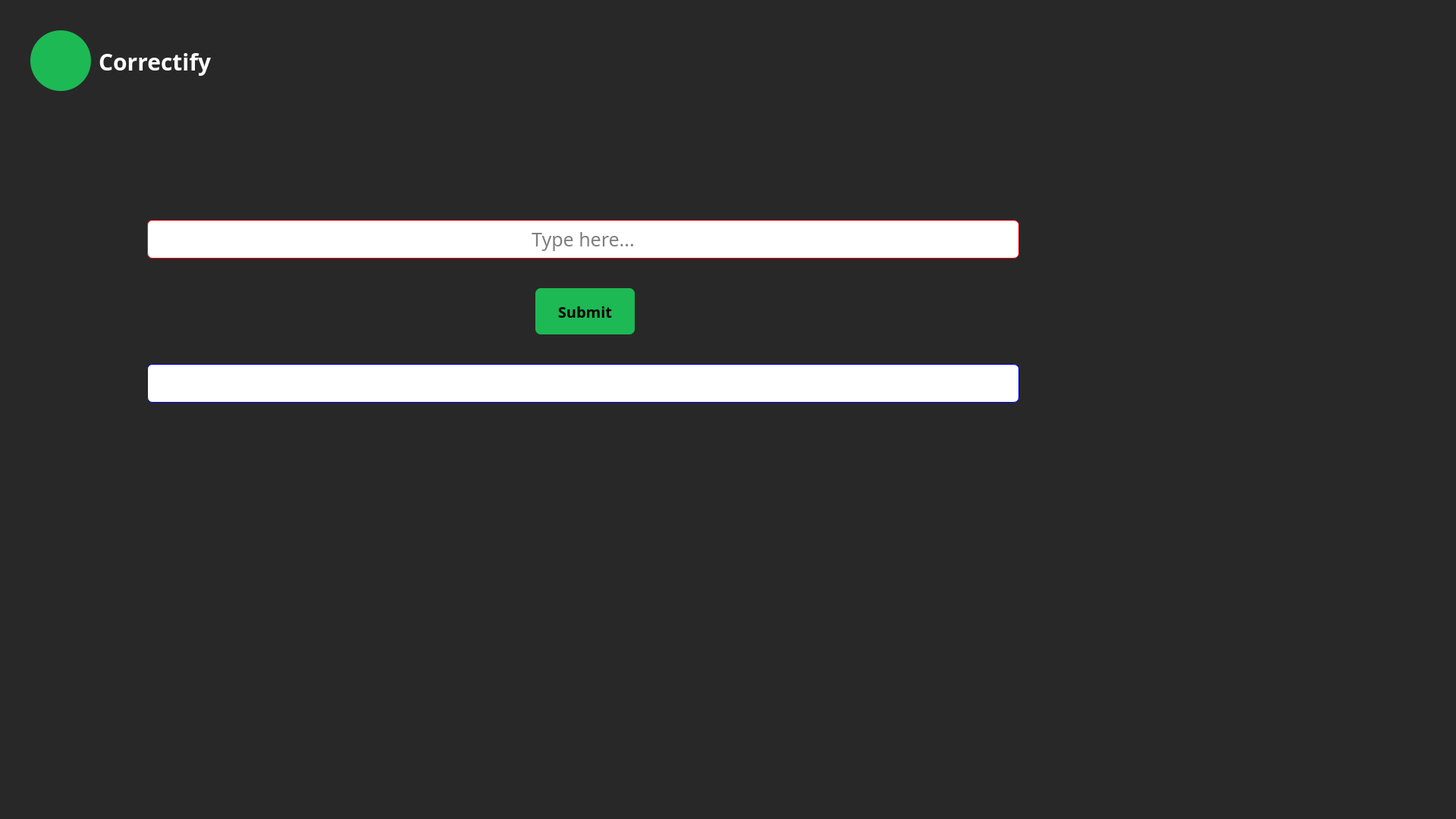
<?xml version="1.0" encoding="UTF-8"?>
<ui version="4.0">
 <class>project</class>
 <widget class="QMainWindow" name="project">
  <property name="enabled">
   <bool>true</bool>
  </property>
  <property name="geometry">
   <rect>
    <x>0</x>
    <y>0</y>
    <width>1920</width>
    <height>1080</height>
   </rect>
  </property>
  <property name="windowTitle">
   <string>MainWindow</string>
  </property>
  <property name="styleSheet">
   <string notr="true">*{
font-family:century gothic;
}
#centralwidget{
background: #282828;
}
#logo{
background-color: #1db954;
border-radius: 40px;
background-image: url(&quot;C:/Users/Lenovo/Documents/TOA/logo.png&quot;);
background-repeat: no;
background-position: center;
}
#logol{
color:white;
background: none;
font-size:30px;
text-align:center;
font-weight:bold;
}
#description{
color:white;
background: none;
font-size:20px;
text-align:center;
}
#sentence,#sentence_2{
background: white;
color: black;
font-size:25px;
border-radius: 7px;
border: 1px solid red;
}
#sentence_2{
border: 1px solid blue;
}
#submit{
background-color: #1db954;
background-repeat: no;
background-position: center;
border-radius: 7px;
font-weight:bold;
font-size:20px;
}</string>
  </property>
  <widget class="QWidget" name="centralwidget">
   <widget class="QPushButton" name="logo">
    <property name="geometry">
     <rect>
      <x>40</x>
      <y>40</y>
      <width>80</width>
      <height>80</height>
     </rect>
    </property>
    <property name="text">
     <string/>
    </property>
    <property name="iconSize">
     <size>
      <width>70</width>
      <height>70</height>
     </size>
    </property>
   </widget>
   <widget class="QLabel" name="logol">
    <property name="geometry">
     <rect>
      <x>130</x>
      <y>60</y>
      <width>151</width>
      <height>41</height>
     </rect>
    </property>
    <property name="text">
     <string>Correctify</string>
    </property>
   </widget>
   <widget class="QLabel" name="description">
    <property name="geometry">
     <rect>
      <x>50</x>
      <y>140</y>
      <width>711</width>
      <height>41</height>
     </rect>
    </property>
    <property name="text">
     <string/>
    </property>
   </widget>
   <widget class="QLineEdit" name="sentence">
    <property name="geometry">
     <rect>
      <x>194</x>
      <y>290</y>
      <width>1150</width>
      <height>51</height>
     </rect>
    </property>
    <property name="alignment">
     <set>Qt::AlignCenter</set>
    </property>
    <property name="placeholderText">
     <string>Type here...</string>
    </property>
   </widget>
   <widget class="QPushButton" name="submit">
    <property name="geometry">
     <rect>
      <x>706</x>
      <y>380</y>
      <width>131</width>
      <height>61</height>
     </rect>
    </property>
    <property name="text">
     <string>Submit</string>
    </property>
   </widget>
   <widget class="QLabel" name="loadingLabel">
    <property name="enabled">
     <bool>true</bool>
    </property>
    <property name="geometry">
     <rect>
      <x>750</x>
      <y>380</y>
      <width>51</width>
      <height>61</height>
     </rect>
    </property>
    <property name="text">
     <string/>
    </property>
   </widget>
   <widget class="QLineEdit" name="sentence_2">
    <property name="geometry">
     <rect>
      <x>194</x>
      <y>480</y>
      <width>1150</width>
      <height>51</height>
     </rect>
    </property>
    <property name="alignment">
     <set>Qt::AlignCenter</set>
    </property>
    <property name="readOnly">
     <bool>true</bool>
    </property>
    <property name="placeholderText">
     <string/>
    </property>
   </widget>
  </widget>
 </widget>
 <resources/>
 <connections/>
</ui>
